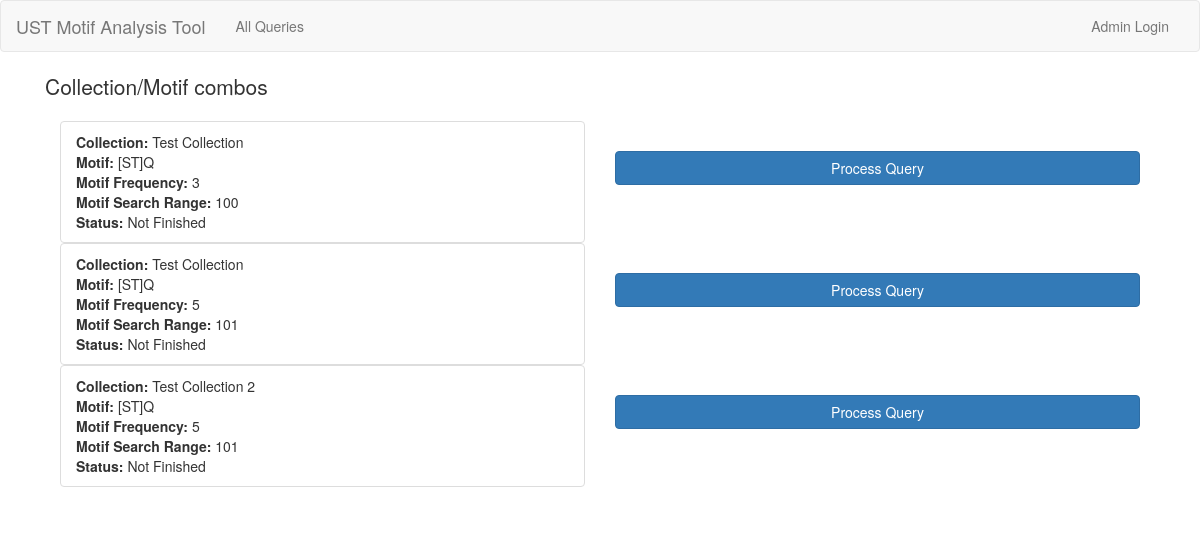
The app's page /all_queries/ with its own data.
### protein_analysis_tool/models.py (models this page shows, shortened)
class Query(models.Model):
    collection_fk = models.ForeignKey(Collection, on_delete=models.CASCADE)
    motif_fk = models.ForeignKey(Motif, on_delete=models.CASCADE)
    min_num_motifs_per_sequence = models.IntegerField()
    max_char_distance_between_motifs = models.IntegerField()
    query_is_finished = models.BooleanField(default=False)
    class Meta:
        unique_together = (
            'collection_fk',
            'motif_fk',
            'min_num_motifs_per_sequence',
            'max_char_distance_between_motifs',
        )

class Collection(models.Model):
    collection_name = models.CharField(max_length=128)
    collection_file = models.FileField()
    collection_hash = models.CharField(max_length=16, unique=True)
    pub_date = models.DateTimeField('Date Published')
    collection_parsed = models.BooleanField(default=False)
    sequence_count = models.IntegerField(default=0)
    def __str__(self):
        return self.collection_name

class Motif(models.Model):
    motif = models.CharField(max_length=16)
    def __str__(self):
        return self.motif

### protein_analysis_tool/views.py (the view)
# urls.py: url(r'^all_queries/$', views.all_queries, name='all-queries'),
def all_queries(request):
    if request.POST:
        pass
    return get_all_queries_and_render_all(request)

### protein_analysis_tool/views_controller.py (called while the page is built)
def get_all_queries_and_render_all(request):
    query_list = [query for query in Query.objects.all()]
    context = {
        'query_list': query_list,
    }
    return render(request, 'protein_analysis_tool/process_query.html', context=context)

### protein_analysis_tool/templates/protein_analysis_tool/process_query.html (shortened to what this page needs)
{% extends 'base.html' %}
{% block content %}
    <p class="lead">Collection/Motif combos </p>
    <ul class="list-group">
        {% for query in query_list %}
            <div class="col-xs-6">
                <li class="list-group-item">
                    <b>Collection:</b> {{ query.collection_fk }}<br>
                    <b>Motif:</b> {{ query.motif_fk }}<br>
                    <b>Motif Frequency:</b> {{ query.min_num_motifs_per_sequence }}<br>
                    <b>Motif Search Range:</b> {{ query.max_char_distance_between_motifs }}<br>
                    <b>Status:</b> {% if query.query_is_finished %}Finished{% else %}Not Finished{% endif %}<br>
                </li>
            </div>
            <div class="col-xs-6">
                    {% if query.query_is_finished %}
                    {% else %}
                        <form method="post">
                            <div class="top30">
                                <button class="btn btn-block btn-primary" type="submit">Process Query</button>
                            </div>
                        </form>
                    {% endif %}
                </div>
            <div class="clearfix"></div>
        {% endfor %}
    </ul>
{% endblock %}

### protein_analysis_tool/static/protein_analysis_tool/css/custom.css (style rules this page uses)
.top30 { margin-top: 30px; }

### records on screen
Query: collection_fk "Test Collection", motif_fk "[ST]Q", min_num_motifs_per_sequence "3", max_char_distance_between_motifs "100", query_is_finished "Not Finished"
Query: collection_fk "Test Collection", motif_fk "[ST]Q", min_num_motifs_per_sequence "5", max_char_distance_between_motifs "101", query_is_finished "Not Finished"
Query: collection_fk "Test Collection 2", motif_fk "[ST]Q", min_num_motifs_per_sequence "5", max_char_distance_between_motifs "101", query_is_finished "Not Finished"
